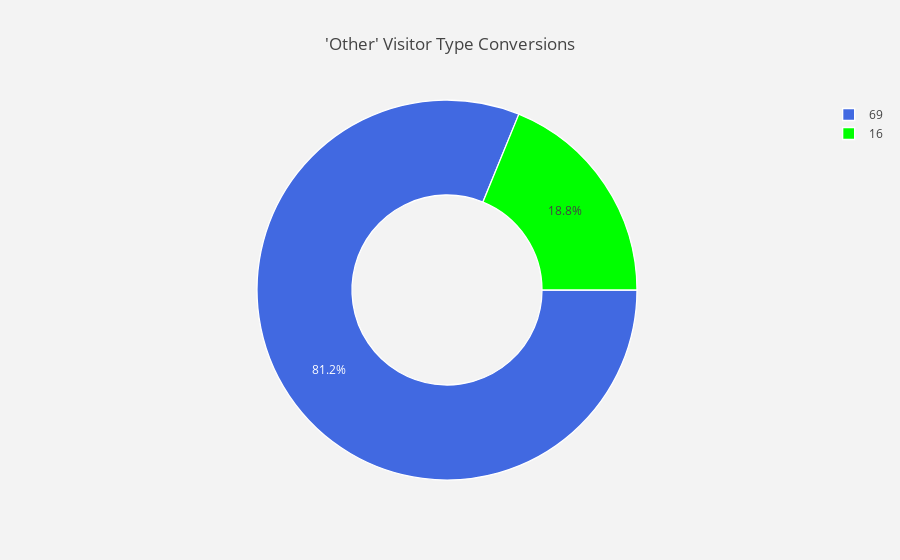

Write notebook code for a chart like this one.
### Code cell
trace = go.Pie(labels = j.Other ,
               values = j.Other ,
               marker = dict(colors =  [ 'royalblue' ,'lime','red'],
                             line = dict(color = "white",
                                         width =  1.3)
                            ),
               rotation = 90,
               hoverinfo = "label+value+text",
               hole = .5
              )

layout = go.Layout(dict(title = "'Other' Visitor Type Conversions",
                        plot_bgcolor  = "rgb(243,243,243)",
                        paper_bgcolor = "rgb(243,243,243)",
                       )
                  )

data = [trace]
fig = go.Figure(data = data,layout = layout)
py.iplot(fig)

### Figure 1 — Plotly figure (JSON) as saved in the notebook; plotly's stock layout.template omitted (floating-point values rounded to 4 significant figures)
{"data": [{"hole": 0.5, "hoverinfo": "label+value+text", "labels": [69, 16], "marker": {"colors": ["royalblue", "lime", "red"], "line": {"color": "white", "width": 1.3}}, "rotation": 90, "type": "pie", "uid": "32fd2559-372d-4b17-8688-59707113eae1", "values": [69, 16]}], "layout": {"paper_bgcolor": "rgb(243,243,243)", "plot_bgcolor": "rgb(243,243,243)", "title": {"text": "'Other' Visitor Type Conversions"}}}
